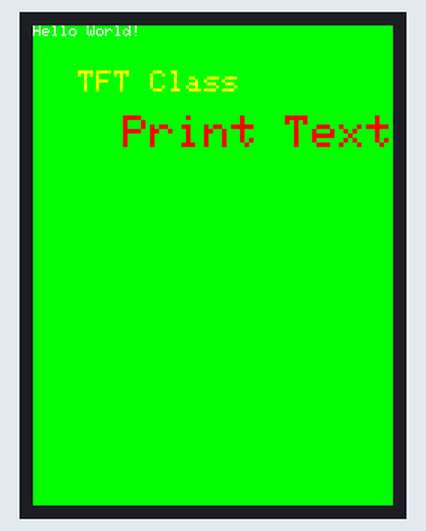
This sketch was run on a simulated Arduino Uno, built with avr-gcc and run on an emulated ATmega328P. Shown: 240×320 colour display.

Above: at 0.3 s.

The sketch:

Ej3_printText.ino
```cpp
#include <SPFD5408_Adafruit_GFX.h>    // Core graphics library
#include <SPFD5408_Adafruit_TFTLCD.h> // Hardware-specific library

//Arduino UNO Pin Definition
#define LCD_CS A3 // Chip Select goes to Analog 3
#define LCD_CD A2 // Command/Data goes to Analog 2
#define LCD_WR A1 // LCD Write goes to Analog 1
#define LCD_RD A0 // LCD Read goes to Analog 0
#define LCD_RESET A4 // Can alternately just connect to Arduino's reset pin

// Assign human-readable names to some common 16-bit color values:
#define  BLACK   0x0000
#define BLUE    0x001F
#define RED     0xF800
#define GREEN   0x07E0
#define CYAN    0x07FF
#define MAGENTA 0xF81F
#define YELLOW  0xFFE0
#define WHITE   0xFFFF

//Declaracion objeto TFT
Adafruit_TFTLCD tft(LCD_CS, LCD_CD, LCD_WR, LCD_RD, LCD_RESET);

void setup() {
  Serial.begin(9600);
  tft.begin(0x9341); // SDFP5408

  tft.setRotation(0);
  tft.fillScreen(GREEN);

  tft.setCursor(0, 0);
  tft.setTextColor(WHITE);
  tft.setTextSize(1);
  tft.println("Hello World!");

  tft.setCursor(30, 30);
  tft.setTextColor(YELLOW);
  tft.setTextSize(2);
  tft.println("TFT Class");

  tft.setCursor(60, 60);
  tft.setTextColor(RED);
  tft.setTextSize(3);
  tft.println("Print Text");
}

void loop() {

}
```
